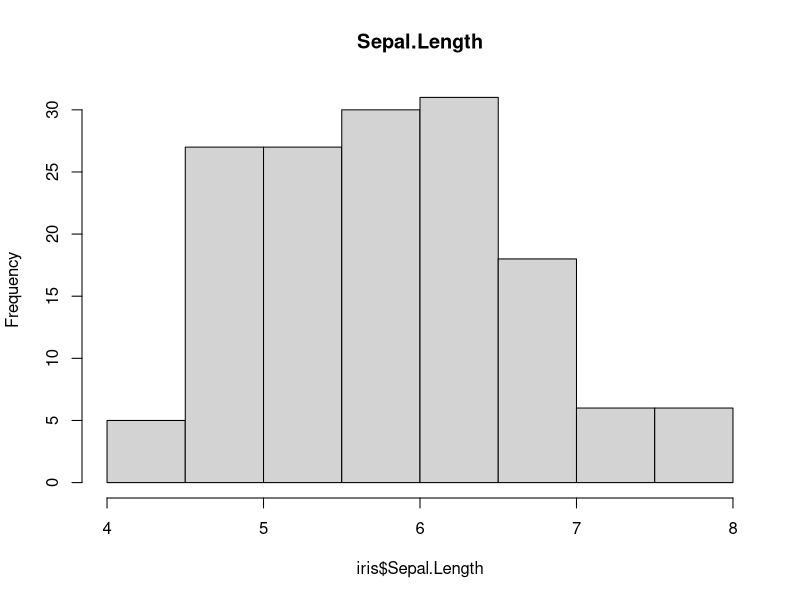
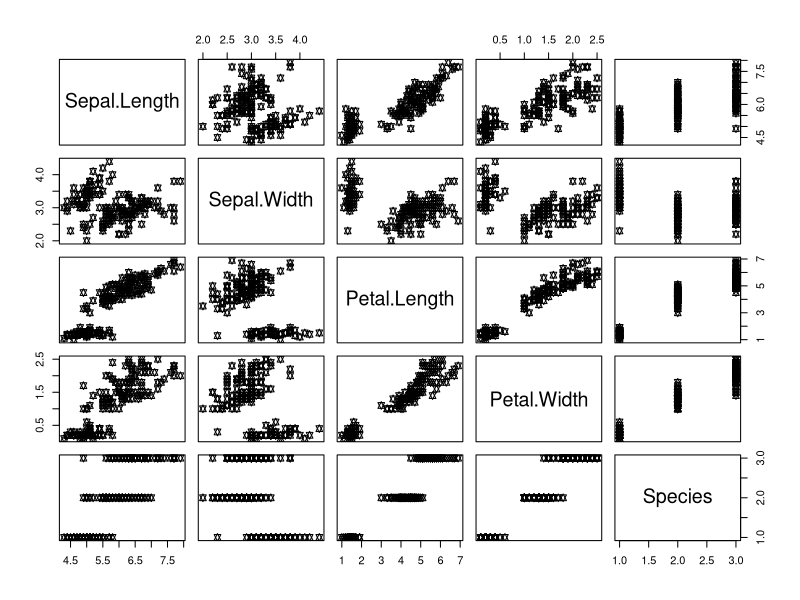

The R source for these figures, in order:
## ---- chunk 1
knitr::opts_chunk$set(echo = TRUE)
## ---- chunk 2
str(iris)
summary(iris)
## ---- chunk 3
hist(iris$Sepal.Length,
     main = "Sepal.Length")
## ---- chunk 4
plot(iris,pch = 11)
